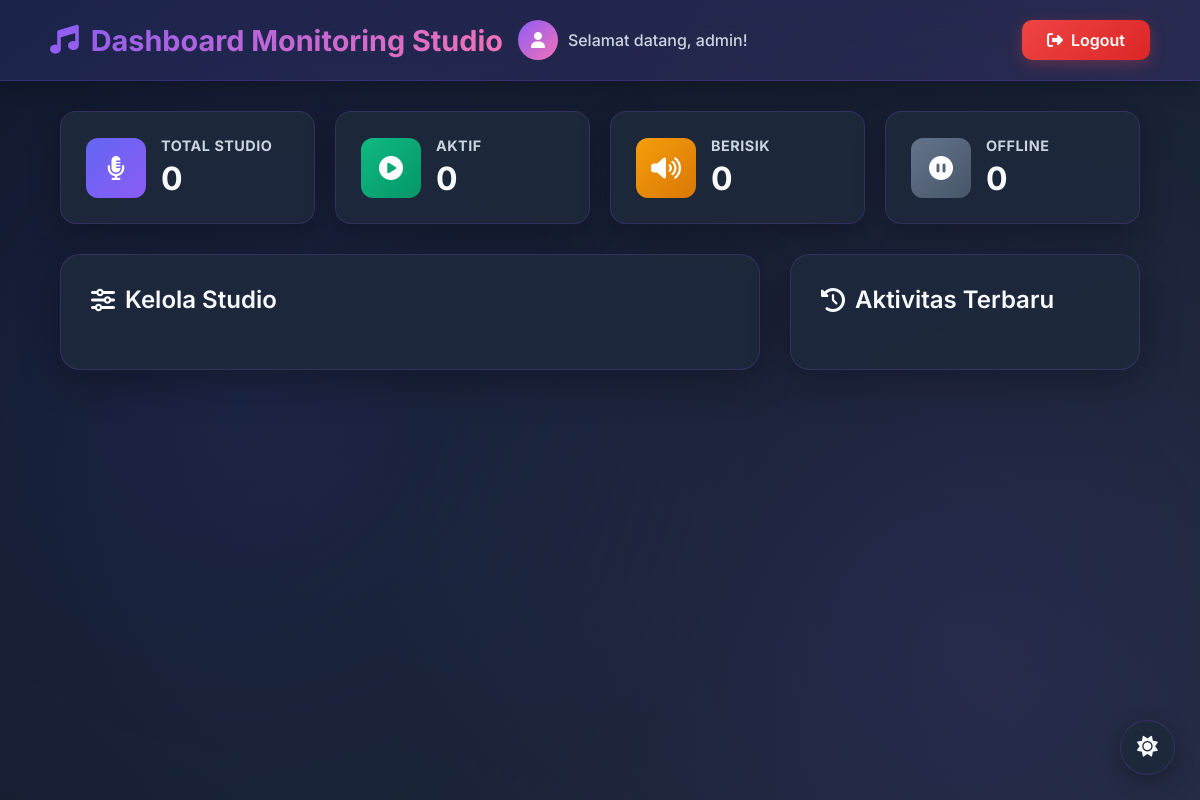
The page /dashboard.php (signed in) on the database as committed earlier.
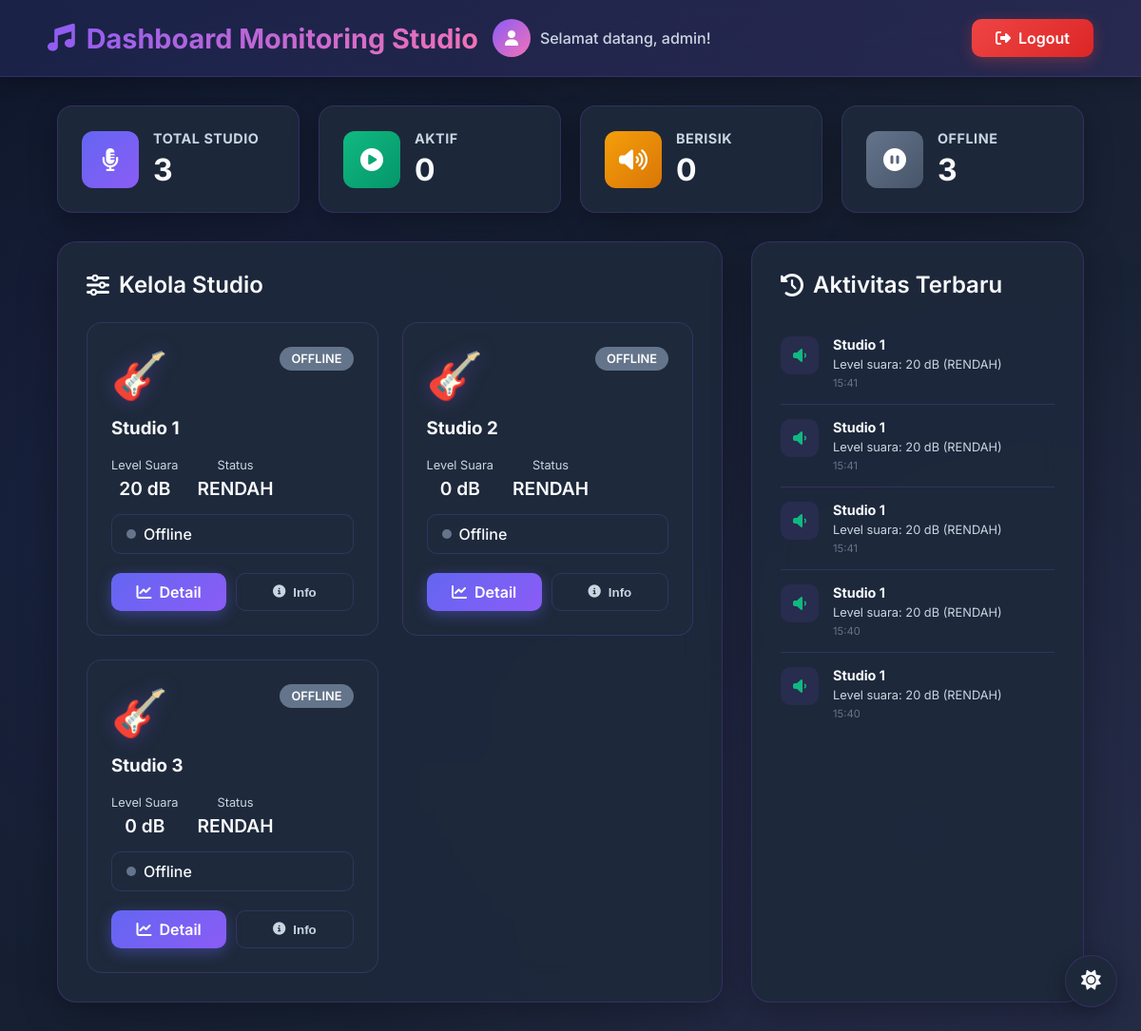
The same page on the database as committed later.
### tables this page shows
CREATE TABLE `studios` (
  `studio_id` int(11) NOT NULL,
  `studio_name` varchar(50) NOT NULL
);

CREATE TABLE `sensor_log` (
  `id` int(11) NOT NULL,
  `studio_id` int(11) NOT NULL,
  `lamp_id` int(11) NOT NULL,
  `sound_level` int(11) NOT NULL,
  `sound_status` varchar(20) DEFAULT NULL,
  `created_at` timestamp NOT NULL DEFAULT current_timestamp()
);

### dashboard.php (the view, shortened to what this page needs)
<?php
include "koneksi.php";
$studios = mysqli_query($conn, "
    SELECT s.studio_id, s.studio_name,
        (SELECT sound_level FROM sensor_log
         WHERE studio_id = s.studio_id
         ORDER BY created_at DESC LIMIT 1) AS sound_level,
        (SELECT sound_status FROM sensor_log
         WHERE studio_id = s.studio_id
         ORDER BY created_at DESC LIMIT 1) AS sound_status,
        (SELECT created_at FROM sensor_log
         WHERE studio_id = s.studio_id
         ORDER BY created_at DESC LIMIT 1) AS last_update
    FROM studios s
    ORDER BY s.studio_id ASC
");
$studio_data = [];
$total_studios = 0;
$active_studios = 0;
$noisy_studios = 0;
while ($s = mysqli_fetch_assoc($studios)) {
    $total_studios++;
    $is_active = false;
    $s['is_active'] = $is_active;
    $studio_data[] = $s;
}
?>
<!DOCTYPE html>
<html lang="id" data-theme="dark">
<head>
  <link rel="stylesheet" href="https://cdnjs.cloudflare.com/ajax/libs/font-awesome/6.4.0/css/all.min.css">
</head>
<body>
  <div class="theme-toggle">
    <button class="theme-btn" id="themeToggle">
      <i class="fas fa-moon"></i>
    </button>
  </div>
  <div class="header">
    <div class="header-content">
      <h1><i class="fas fa-music"></i> Dashboard Monitoring Studio</h1>
      <div class="user-info">
        <div class="user-avatar">
          <i class="fas fa-user"></i>
        </div>
        <span>Selamat datang, <?php echo $_SESSION['username'] ?? 'Admin'; ?>!</span>
      </div>
    </div>
    <a href="logout.php" class="logout-btn"><i class="fas fa-sign-out-alt"></i> Logout</a>
  </div>
  <div class="container">
    <div class="stats-grid">
      <div class="stat-card">
        <div class="stat-icon total">
          <i class="fas fa-microphone-alt"></i>
        </div>
        <div class="stat-info">
          <h3>Total Studio</h3>
          <div class="value"><?php echo $total_studios; ?></div>
        </div>
      </div>
      <div class="stat-card">
        <div class="stat-icon active">
          <i class="fas fa-play-circle"></i>
        </div>
        <div class="stat-info">
          <h3>Aktif</h3>
          <div class="value"><?php echo $active_studios; ?></div>
        </div>
      </div>
      <div class="stat-card">
        <div class="stat-icon noisy">
          <i class="fas fa-volume-up"></i>
        </div>
        <div class="stat-info">
          <h3>Berisik</h3>
          <div class="value"><?php echo $noisy_studios; ?></div>
        </div>
      </div>
      <div class="stat-card">
        <div class="stat-icon offline">
          <i class="fas fa-pause-circle"></i>
        </div>
        <div class="stat-info">
          <h3>Offline</h3>
          <div class="value"><?php echo $total_studios - $active_studios; ?></div>
        </div>
      </div>
    </div>
    <div class="main-content">
      <div class="studios-section">
        <div class="section-header">
          <h2><i class="fas fa-sliders-h"></i> Kelola Studio</h2>
        </div>
        <div class="studios-grid">
          <?php
          $i = 1;
          foreach ($studio_data as $studio):
            $studio_id   = $studio['studio_id'];
            $sound_level = $studio['sound_level'] ?? 0;
            $sound_status = 'RENDAH';
            if (!$studio['is_active']) {
                $badge_class = "badge-offline";
                $status_text = "Offline";
                $pulse_class = "pulse-off";
            }
            $detail_file = "studio{$studio['studio_id']}_detail.php";
          ?>
            <div class="studio-card" id="studio-card-<?php echo $studio_id; ?>">
              <div class="studio-header">
                <div>
                  <div class="studio-icon">🎸</div>
                  <h3>Studio <?php echo $i; ?></h3>
                </div>
                <span class="studio-badge <?php echo $badge_class; ?>" id="badge-<?php echo $studio_id; ?>">
                  <?php echo $status_text; ?>
                </span>
              </div>
              <div class="studio-stats">
                <div class="stat">
                  <div class="label">Level Suara</div>
                  <div class="value" id="level-<?php echo $studio_id; ?>"><?php echo $sound_level; ?> dB</div>
                </div>
                <div class="stat">
                  <div class="label">Status</div>
                  <div class="value" id="status-<?php echo $studio_id; ?>"><?php echo $sound_status; ?></div>
                </div>
              </div>
              <div class="status-indicator">
                <span class="pulse <?php echo $pulse_class; ?>" id="pulse-<?php echo $studio_id; ?>"></span>
                <span><?php echo $status_text; ?></span>
              </div>
              <div class="studio-actions">
                <a href="<?php echo $detail_file; ?>" class="btn btn-primary">
                  <i class="fas fa-chart-line"></i> Detail
                </a>
                <button class="btn btn-outline" onclick="showStudioInfo(<?php echo $studio_id; ?>)">
                  <i class="fas fa-info-circle"></i> Info
                </button>
              </div>
            </div>
          <?php
            $i++;
          endforeach;
          ?>
        </div>
      </div>
      <div class="activity-sidebar">
        <div class="section-header">
          <h2><i class="fas fa-history"></i> Aktivitas Terbaru</h2>
        </div>
        <div class="activity-list">
          <?php
          $recent_activity = mysqli_query($conn, "
              SELECT sl.*, s.studio_name
              FROM sensor_log sl
              JOIN studios s ON sl.studio_id = s.studio_id
              ORDER BY sl.created_at DESC
              LIMIT 5
          ");
          while ($activity = mysqli_fetch_assoc($recent_activity)):
            $activity_status = 'RENDAH';
            $activity_icon = 'fas fa-volume-down';
            $activity_color = 'var(--success)';
          ?>
            <div class="activity-item">
              <div class="activity-icon" style="color: <?php echo $activity_color; ?>">
                <i class="<?php echo $activity_icon; ?>"></i>
              </div>
              <div class="activity-content">
                <h4><?php echo $activity['studio_name']; ?></h4>
                <p>Level suara: <?php echo $activity['sound_level']; ?> dB (<?php echo $activity_status; ?>)</p>
                <div class="activity-time">
                  <?php echo date('H:i', strtotime($activity['created_at'])); ?>
                </div>
              </div>
            </div>
          <?php endwhile; ?>
        </div>
      </div>
    </div>
  </div>
</body>
</html>

Rows that differ between the two databases and show on the page:
added studios: status_text "OFFLINE", sound_level "20", sound_status "RENDAH", status_text "Offline"
added studios: status_text "OFFLINE", sound_level "0", sound_status "RENDAH", status_text "Offline"
added studios: status_text "OFFLINE", sound_level "0", sound_status "RENDAH", status_text "Offline"
added sensor_log: studio.studio_name "Studio 1", sound_level "20", activity_status "RENDAH", created_at "15:41"
added sensor_log: studio.studio_name "Studio 1", sound_level "20", activity_status "RENDAH", created_at "15:41"
added sensor_log: studio.studio_name "Studio 1", sound_level "20", activity_status "RENDAH", created_at "15:41"
added sensor_log: studio.studio_name "Studio 1", sound_level "20", activity_status "RENDAH", created_at "15:40"
added sensor_log: studio.studio_name "Studio 1", sound_level "20", activity_status "RENDAH", created_at "15:40"
Other text that changed with them:
$total_studios: "0" → "3"
$total_studios - $active_studios: "0" → "3"
